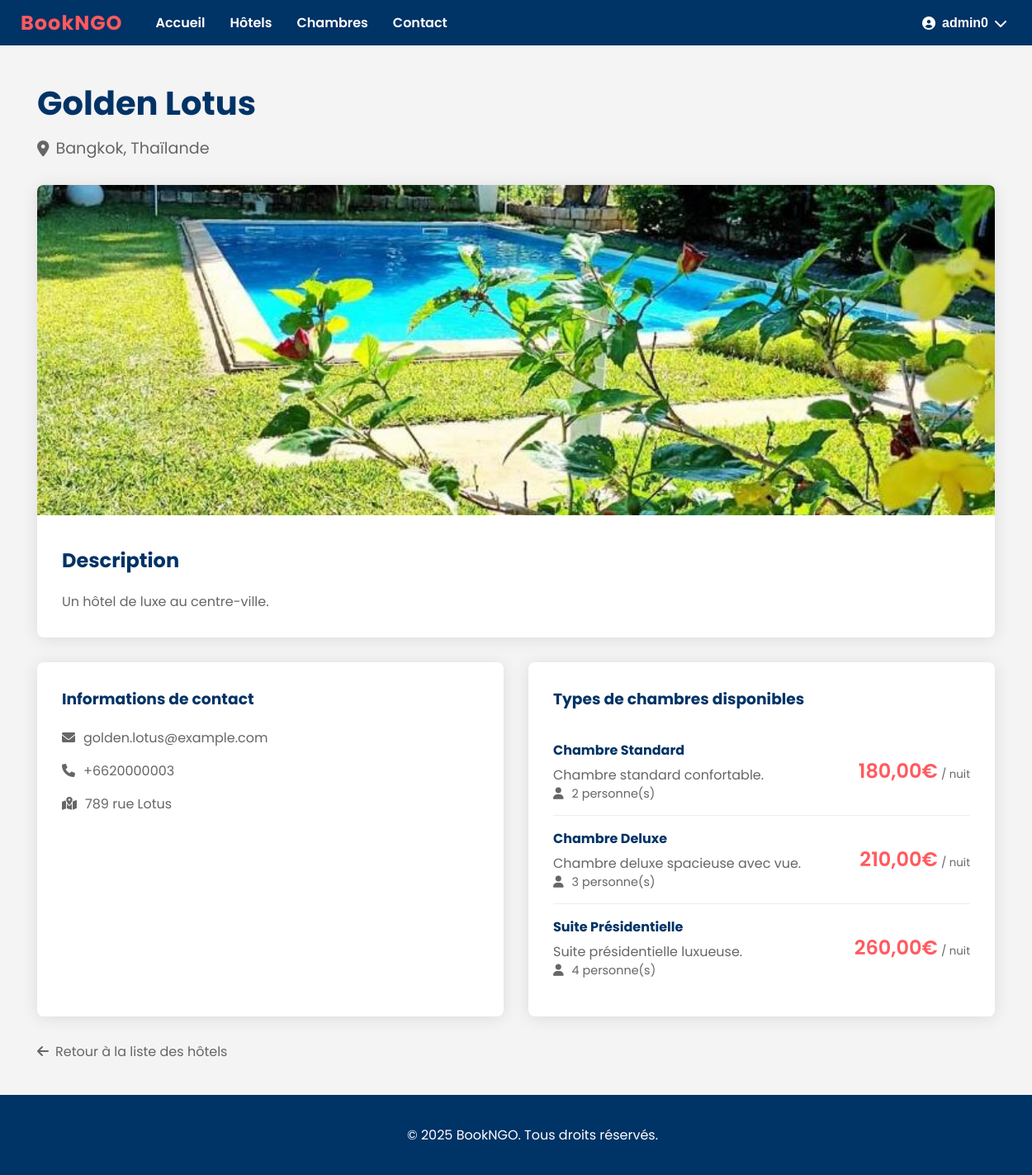
The app's page /hotels/6/ (signed in) with its own data.
### users_app/models.py (models this page shows, shortened)
class User(AbstractUser):
    CLIENT = 1
    HOTELIER = 2
    ADMIN = 3
    ROLE_CHOICES = (
        (CLIENT, 'Client'),
        (HOTELIER, 'Hotelier'),
        (ADMIN, 'Admin'),
    )
    role = models.PositiveSmallIntegerField(choices=ROLE_CHOICES, default=CLIENT)
    phone = models.CharField(max_length=20, blank=True)
    address = models.TextField(blank=True)

### hotel_app/models.py (models this page shows, shortened)
class Hotel(models.Model):
    owner = models.ForeignKey(User, on_delete=models.CASCADE, related_name='hotels')
    name = models.CharField(max_length=255)
    description = models.TextField()
    address = models.TextField()
    city = models.CharField(max_length=100)
    country = models.CharField(max_length=100)
    email = models.EmailField()
    phone = models.CharField(max_length=20)
    image = models.ImageField(upload_to='hotels/', null=True, blank=True)
    base_price = models.DecimalField(max_digits=10, decimal_places=2, default=0)

class RoomType(models.Model):
    STANDARD = 'standard'
    DELUXE = 'deluxe'
    PRESIDENTIELLE = 'presidentielle'
    TYPE_CHOICES = (
        (STANDARD, 'Chambre Standard'),
        (DELUXE, 'Chambre Deluxe'),
        (PRESIDENTIELLE, 'Suite Présidentielle'),
    )
    hotel = models.ForeignKey(Hotel, on_delete=models.CASCADE, related_name='room_types')
    name = models.CharField(max_length=50, choices=TYPE_CHOICES)
    description = models.TextField()
    base_price = models.DecimalField(max_digits=10, decimal_places=2)
    capacity = models.PositiveIntegerField()
    amenities = models.TextField(blank=True)

### hotel_app/views.py (the view)
# urls.py: path('hotels/<int:pk>/', hotel_detail, name='hotel-detail'),
def hotel_detail(request, pk):
    hotel = get_object_or_404(Hotel, pk=pk)
    room_types = hotel.room_types.all()
    return render(request, 'hotel_app/hotel_detail.html', {
        'hotel': hotel,
        'room_types': room_types
    })

### templates/hotel_app/hotel_detail.html (shortened to what this page needs)
{% extends "base.html" %}
{% block content %}
<div class="hotel-detail-container">
    <div class="hotel-header">
        <div class="hotel-title">
            <h1>{{ hotel.name }}</h1>
            <p class="hotel-location">
                <i class="fas fa-map-marker-alt"></i>
                {{ hotel.city }}, {{ hotel.country }}
            </p>
        </div>
    </div>
    <div class="hotel-content">
        <div class="hotel-main-info">
            {% if hotel.image %}
            <img src="{{ hotel.image.url }}" alt="{{ hotel.name }}" class="hotel-image">
            {% else %}
            <img src="https://via.placeholder.com/800x400?text=Hotel+Image" alt="{{ hotel.name }}" class="hotel-image">
            {% endif %}
            <div class="hotel-description">
                <h2>Description</h2>
                <p>{{ hotel.description }}</p>
            </div>
        </div>
        <div class="hotel-details">
            <div class="info-card">
                <h3>Informations de contact</h3>
                <p><i class="fas fa-envelope"></i> {{ hotel.email }}</p>
                <p><i class="fas fa-phone"></i> {{ hotel.phone }}</p>
                <p><i class="fas fa-map-marked-alt"></i> {{ hotel.address }}</p>
            </div>
            <div class="info-card">
                <h3>Types de chambres disponibles</h3>
                {% for room_type in room_types %}
                <div class="room-type-item">
                    <div class="room-type-info">
                        <h4>{{ room_type.get_name_display }}</h4>
                        <p>{{ room_type.description }}</p>
                        <p class="capacity"><i class="fas fa-user"></i> {{ room_type.capacity }} personne(s)</p>
                    </div>
                    <div class="room-type-price">
                        <span>{{ room_type.base_price }}€</span>
                        <small>/ nuit</small>
                    </div>
                </div>
                {% endfor %}
            </div>
        </div>
    </div>
    <div class="back-link">
        <a href="{% url 'hotel-list' %}">
            <i class="fas fa-arrow-left"></i> Retour à la liste des hôtels
        </a>
    </div>
</div>
{% endblock %}

### templates/base.html (shortened to what this page needs)
<!DOCTYPE html>
<html lang="fr">
<head>
    <link rel="stylesheet" href="https://cdnjs.cloudflare.com/ajax/libs/font-awesome/6.0.0-beta3/css/all.min.css">
</head>
<body>
    <header>
        <nav>
            <div class="nav-links">
                <span class="logo-bookngo">BookNGO</span>
                <a href="/">Accueil</a>
                <a href="{% url 'hotel-list' %}">Hôtels</a>
                {% if user.is_authenticated and user.role == 2 %}
                <a href="{% url 'room-list' %}">Chambres</a>
                {% endif %}
                <a href="/contact/">Contact</a>
            </div>
            <div class="auth-buttons">
                {% if user.is_authenticated %}
                <div class="user-menu">
                    <button class="user-menu-btn">
                        <i class="fas fa-user-circle"></i>
                        {{ user.username }}
                        <i class="fas fa-chevron-down"></i>
                    </button>
                </div>
                {% endif %}
            </div>
        </nav>
    </header>
    <main class="container">
        {% block content %}{% endblock %}
    </main>
    <footer>
        <p>&copy; 2025 BookNGO. Tous droits réservés.</p>
    </footer>
</body>
</html>

### templates/base.html (style rules this page uses)
body { font-family: 'Poppins', sans-serif; margin: 0; padding: 0; background-color: #f4f4f4; }
header { background-color: #003366; color: #fff; padding: 10px 20px; }
nav { max-width: 1200px; margin: 0 auto; display: flex; justify-content: space-between; align-items: center; }
.nav-links { display: flex; align-items: center; }
nav a { color: #fff; text-decoration: none; margin: 0 15px; font-weight: 600; font-size: 16px; }
.auth-buttons { display: flex; align-items: center; gap: 10px; }
.user-menu { position: relative; display: inline-block; }
.user-menu-btn { background: none; border: none; color: white; cursor: pointer; display: flex; align-items: center; gap: 8px; font-size: 16px; font-weight: 600; }
.container { width: 100%; max-width: 1200px; margin: 20px auto; padding: 0 20px; }
footer { background-color: #003366; color: #fff; text-align: center; padding: 20px; position: relative; bottom: 0; width: 100%; }
.logo-bookngo { font-size: 1.5em; font-weight: 700; color: #ff5a5f; margin-right: 25px; letter-spacing: 1px; font-family: 'Poppins', sans-serif; text-shadow: 0 2px 8px rgba(0,0,0,0.04); }

### templates/hotel_app/hotel_detail.html (style rules this page uses)
.hotel-detail-container { max-width: 1200px; margin: 40px auto; padding: 0 20px; }
.hotel-header { display: flex; justify-content: space-between; align-items: start; margin-bottom: 30px; }
.hotel-title h1 { color: #003366; margin: 0 0 10px; font-size: 2.5em; }
.hotel-location { color: #666; font-size: 1.2em; display: flex; align-items: center; gap: 8px; margin: 0; }
.hotel-content { display: grid; gap: 30px; }
.hotel-main-info { background: white; border-radius: 8px; overflow: hidden; box-shadow: 0 2px 20px rgba(0,0,0,0.1); }
.hotel-image { width: 100%; height: 400px; object-fit: cover; }
.hotel-description { padding: 30px; }
.hotel-description h2 { color: #003366; margin: 0 0 20px; }
.hotel-description p { color: #666; line-height: 1.6; margin: 0; }
.hotel-details { display: grid; grid-template-columns: repeat(auto-fit, minmax(300px, 1fr)); gap: 30px; }
.info-card { background: white; padding: 30px; border-radius: 8px; box-shadow: 0 2px 20px rgba(0,0,0,0.1); }
.info-card h3 { color: #003366; margin: 0 0 20px; }
.info-card p { color: #666; margin: 0 0 15px; display: flex; align-items: center; gap: 10px; }
.room-type-item { display: flex; justify-content: space-between; align-items: center; padding: 15px 0; border-bottom: 1px solid #eee; }
.room-type-item:last-child { border-bottom: none; }
.room-type-info h4 { color: #003366; margin: 0 0 5px; }
.room-type-info p { color: #666; margin: 0; }
.capacity { color: #666; font-size: 0.9em; }
.room-type-price { text-align: right; }
.room-type-price span { color: #ff5a5f; font-size: 1.5em; font-weight: 600; }
.room-type-price small { color: #666; }
.back-link { margin-top: 30px; }
.back-link a { color: #666; text-decoration: none; display: inline-flex; align-items: center; gap: 8px; }

### records on screen
User: username "admin0"
Hotel: name "Golden Lotus", city "Bangkok", country "Thaïlande", image (picture), description "Un hôtel de luxe au centre-ville.", email "golden.lotus@example.com", phone "+6620000003", address "789 rue Lotus"
RoomType: name "Chambre Standard", description "Chambre standard confortable.", capacity "2", base_price "180,00"
RoomType: name "Chambre Deluxe", description "Chambre deluxe spacieuse avec vue.", capacity "3", base_price "210,00"
RoomType: name "Suite Présidentielle", description "Suite présidentielle luxueuse.", capacity "4", base_price "260,00"
